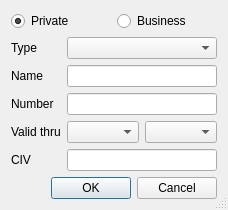
<?xml version="1.0" encoding="UTF-8"?>
<ui version="4.0">
 <class>CreditCardDlg</class>
 <widget class="QDialog" name="CreditCardDlg">
  <property name="geometry">
   <rect>
    <x>0</x>
    <y>0</y>
    <width>216</width>
    <height>200</height>
   </rect>
  </property>
  <property name="windowTitle">
   <string>Dialog</string>
  </property>
  <property name="sizeGripEnabled">
   <bool>true</bool>
  </property>
  <layout class="QVBoxLayout" name="verticalLayout">
   <item>
    <layout class="QHBoxLayout" name="horizontalLayout">
     <item>
      <widget class="QRadioButton" name="_private">
       <property name="text">
        <string>Private</string>
       </property>
       <property name="checked">
        <bool>true</bool>
       </property>
      </widget>
     </item>
     <item>
      <widget class="QRadioButton" name="_business">
       <property name="text">
        <string>Business</string>
       </property>
      </widget>
     </item>
    </layout>
   </item>
   <item>
    <layout class="QFormLayout" name="formLayout">
     <property name="fieldGrowthPolicy">
      <enum>QFormLayout::AllNonFixedFieldsGrow</enum>
     </property>
     <item row="0" column="0">
      <widget class="QLabel" name="label">
       <property name="text">
        <string>Type</string>
       </property>
      </widget>
     </item>
     <item row="0" column="1">
      <widget class="QComboBox" name="_typeCombo"/>
     </item>
     <item row="1" column="0">
      <widget class="QLabel" name="label_2">
       <property name="text">
        <string>Name</string>
       </property>
       <property name="buddy">
        <cstring>_name</cstring>
       </property>
      </widget>
     </item>
     <item row="1" column="1">
      <widget class="QLineEdit" name="_name"/>
     </item>
     <item row="2" column="0">
      <widget class="QLabel" name="label_3">
       <property name="text">
        <string>Number</string>
       </property>
       <property name="buddy">
        <cstring>_number</cstring>
       </property>
      </widget>
     </item>
     <item row="2" column="1">
      <widget class="QLineEdit" name="_number"/>
     </item>
     <item row="3" column="0">
      <widget class="QLabel" name="label_5">
       <property name="text">
        <string>Valid thru</string>
       </property>
      </widget>
     </item>
     <item row="3" column="1">
      <layout class="QHBoxLayout" name="horizontalLayout_2">
       <item>
        <widget class="QComboBox" name="_monthCombo"/>
       </item>
       <item>
        <widget class="QComboBox" name="_yearCombo"/>
       </item>
      </layout>
     </item>
     <item row="4" column="0">
      <widget class="QLabel" name="label_7">
       <property name="text">
        <string>CIV</string>
       </property>
       <property name="buddy">
        <cstring>_civ</cstring>
       </property>
      </widget>
     </item>
     <item row="4" column="1">
      <widget class="QLineEdit" name="_civ"/>
     </item>
    </layout>
   </item>
   <item>
    <widget class="QDialogButtonBox" name="buttonBox">
     <property name="orientation">
      <enum>Qt::Horizontal</enum>
     </property>
     <property name="standardButtons">
      <set>QDialogButtonBox::Cancel|QDialogButtonBox::Ok</set>
     </property>
    </widget>
   </item>
  </layout>
 </widget>
 <resources/>
 <connections>
  <connection>
   <sender>buttonBox</sender>
   <signal>accepted()</signal>
   <receiver>CreditCardDlg</receiver>
   <slot>accept()</slot>
   <hints>
    <hint type="sourcelabel">
     <x>210</x>
     <y>206</y>
    </hint>
    <hint type="destinationlabel">
     <x>157</x>
     <y>223</y>
    </hint>
   </hints>
  </connection>
  <connection>
   <sender>buttonBox</sender>
   <signal>rejected()</signal>
   <receiver>CreditCardDlg</receiver>
   <slot>reject()</slot>
   <hints>
    <hint type="sourcelabel">
     <x>210</x>
     <y>212</y>
    </hint>
    <hint type="destinationlabel">
     <x>219</x>
     <y>223</y>
    </hint>
   </hints>
  </connection>
 </connections>
</ui>
